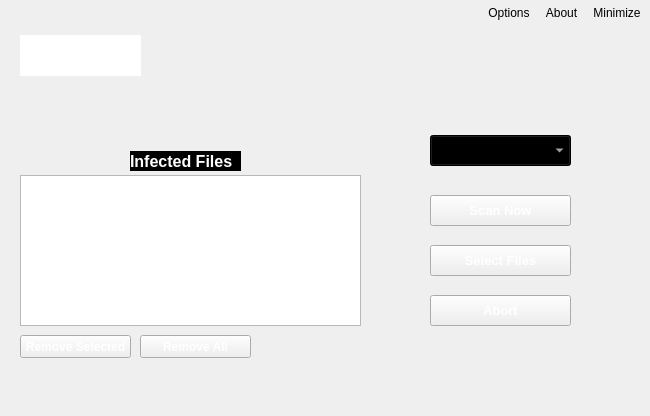
<?xml version="1.0" encoding="UTF-8"?>
<ui version="4.0">
 <class>MainWindow</class>
 <widget class="QMainWindow" name="MainWindow">
  <property name="geometry">
   <rect>
    <x>0</x>
    <y>0</y>
    <width>650</width>
    <height>416</height>
   </rect>
  </property>
  <property name="font">
   <font>
    <pointsize>8</pointsize>
    <weight>50</weight>
    <bold>false</bold>
    <kerning>true</kerning>
   </font>
  </property>
  <property name="windowTitle">
   <string>Genome Antivirus</string>
  </property>
  <property name="styleSheet">
   <string notr="true">background-image: url(:/images/background.png);
border-color: rgb(0, 0, 0);
</string>
  </property>
  <property name="unifiedTitleAndToolBarOnMac">
   <bool>false</bool>
  </property>
  <widget class="QWidget" name="centralWidget">
   <widget class="QGraphicsView" name="graphicsView">
    <property name="geometry">
     <rect>
      <x>20</x>
      <y>10</y>
      <width>121</width>
      <height>41</height>
     </rect>
    </property>
    <property name="frameShape">
     <enum>QFrame::NoFrame</enum>
    </property>
    <property name="lineWidth">
     <number>1</number>
    </property>
   </widget>
   <widget class="QPushButton" name="pushButton_3">
    <property name="geometry">
     <rect>
      <x>430</x>
      <y>220</y>
      <width>141</width>
      <height>31</height>
     </rect>
    </property>
    <property name="font">
     <font>
      <pointsize>10</pointsize>
      <weight>75</weight>
      <bold>true</bold>
     </font>
    </property>
    <property name="styleSheet">
     <string notr="true">color: rgb(255, 255, 255);</string>
    </property>
    <property name="text">
     <string>Select FIles</string>
    </property>
   </widget>
   <widget class="QComboBox" name="comboBox">
    <property name="geometry">
     <rect>
      <x>430</x>
      <y>110</y>
      <width>141</width>
      <height>31</height>
     </rect>
    </property>
    <property name="styleSheet">
     <string notr="true">background-color: rgb(0, 0, 0);
color: rgb(255, 255, 255);
</string>
    </property>
   </widget>
   <widget class="QPushButton" name="pushButton_2">
    <property name="geometry">
     <rect>
      <x>430</x>
      <y>270</y>
      <width>141</width>
      <height>31</height>
     </rect>
    </property>
    <property name="font">
     <font>
      <pointsize>10</pointsize>
      <weight>75</weight>
      <bold>true</bold>
     </font>
    </property>
    <property name="styleSheet">
     <string notr="true">color: rgb(255, 255, 255);</string>
    </property>
    <property name="text">
     <string>Abort</string>
    </property>
   </widget>
   <widget class="QLabel" name="label_2">
    <property name="geometry">
     <rect>
      <x>30</x>
      <y>0</y>
      <width>100</width>
      <height>51</height>
     </rect>
    </property>
    <property name="styleSheet">
     <string notr="true">background-image: url(:/images/dna.png);</string>
    </property>
    <property name="text">
     <string/>
    </property>
   </widget>
   <widget class="QListWidget" name="listWidget">
    <property name="geometry">
     <rect>
      <x>20</x>
      <y>150</y>
      <width>341</width>
      <height>151</height>
     </rect>
    </property>
    <property name="styleSheet">
     <string notr="true">color: rgb(255, 255, 255);</string>
    </property>
   </widget>
   <widget class="QPushButton" name="pushButton">
    <property name="geometry">
     <rect>
      <x>430</x>
      <y>170</y>
      <width>141</width>
      <height>31</height>
     </rect>
    </property>
    <property name="font">
     <font>
      <pointsize>10</pointsize>
      <weight>75</weight>
      <bold>true</bold>
     </font>
    </property>
    <property name="styleSheet">
     <string notr="true">color: rgb(255, 255, 255);</string>
    </property>
    <property name="text">
     <string>Scan Now</string>
    </property>
   </widget>
   <widget class="QLabel" name="label">
    <property name="geometry">
     <rect>
      <x>150</x>
      <y>10</y>
      <width>471</width>
      <height>51</height>
     </rect>
    </property>
    <property name="styleSheet">
     <string notr="true">background-image: url(:/images/logo.png);</string>
    </property>
    <property name="text">
     <string/>
    </property>
   </widget>
   <widget class="QPushButton" name="pushButton_4">
    <property name="geometry">
     <rect>
      <x>20</x>
      <y>310</y>
      <width>111</width>
      <height>23</height>
     </rect>
    </property>
    <property name="font">
     <font>
      <pointsize>9</pointsize>
      <weight>75</weight>
      <bold>true</bold>
     </font>
    </property>
    <property name="styleSheet">
     <string notr="true">color: rgb(255, 255, 255);</string>
    </property>
    <property name="text">
     <string>Remove Selected</string>
    </property>
   </widget>
   <widget class="QPushButton" name="pushButton_5">
    <property name="geometry">
     <rect>
      <x>140</x>
      <y>310</y>
      <width>111</width>
      <height>23</height>
     </rect>
    </property>
    <property name="font">
     <font>
      <pointsize>9</pointsize>
      <weight>75</weight>
      <bold>true</bold>
     </font>
    </property>
    <property name="styleSheet">
     <string notr="true">color: rgb(255, 255, 255);</string>
    </property>
    <property name="text">
     <string>Remove All</string>
    </property>
   </widget>
   <widget class="QLabel" name="label_4">
    <property name="geometry">
     <rect>
      <x>130</x>
      <y>126</y>
      <width>111</width>
      <height>20</height>
     </rect>
    </property>
    <property name="font">
     <font>
      <pointsize>12</pointsize>
      <weight>75</weight>
      <bold>true</bold>
     </font>
    </property>
    <property name="styleSheet">
     <string notr="true">color: rgb(255, 255, 255);
background-color: rgb(0, 0, 0);</string>
    </property>
    <property name="text">
     <string>Infected Files</string>
    </property>
   </widget>
   <widget class="QLabel" name="label_5">
    <property name="geometry">
     <rect>
      <x>40</x>
      <y>60</y>
      <width>101</width>
      <height>21</height>
     </rect>
    </property>
    <property name="font">
     <font>
      <pointsize>12</pointsize>
      <weight>75</weight>
      <bold>true</bold>
     </font>
    </property>
    <property name="styleSheet">
     <string notr="true">color: rgb(255, 255, 255);</string>
    </property>
    <property name="text">
     <string/>
    </property>
   </widget>
  </widget>
  <widget class="QToolBar" name="toolBar">
   <property name="windowTitle">
    <string>toolBar</string>
   </property>
   <property name="layoutDirection">
    <enum>Qt::RightToLeft</enum>
   </property>
   <property name="movable">
    <bool>false</bool>
   </property>
   <attribute name="toolBarArea">
    <enum>TopToolBarArea</enum>
   </attribute>
   <attribute name="toolBarBreak">
    <bool>false</bool>
   </attribute>
   <addaction name="actionMinimize"/>
   <addaction name="actionAbout"/>
   <addaction name="actionOptions"/>
  </widget>
  <action name="actionOptions">
   <property name="icon">
    <iconset resource="genome.qrc">
     <normaloff>:/images/options.png</normaloff>:/images/options.png</iconset>
   </property>
   <property name="text">
    <string>Options</string>
   </property>
   <property name="toolTip">
    <string>Options</string>
   </property>
  </action>
  <action name="actionAbout">
   <property name="icon">
    <iconset resource="genome.qrc">
     <normaloff>:/images/about.png</normaloff>:/images/about.png</iconset>
   </property>
   <property name="text">
    <string>About</string>
   </property>
   <property name="toolTip">
    <string>About</string>
   </property>
  </action>
  <action name="actionMinimize">
   <property name="icon">
    <iconset resource="genome.qrc">
     <normaloff>:/images/minimize.png</normaloff>:/images/minimize.png</iconset>
   </property>
   <property name="text">
    <string>Minimize</string>
   </property>
  </action>
 </widget>
 <layoutdefault spacing="6" margin="11"/>
 <resources>
  <include location="genome.qrc"/>
 </resources>
 <connections/>
</ui>
